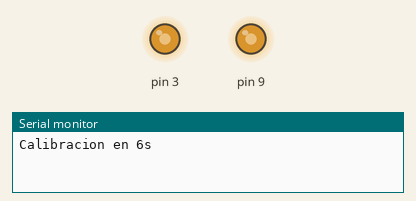
The sketch below on a simulated Arduino Uno, built with avr-gcc and run on an emulated ATmega328P. Parts: output pins drawn as LEDs (lit = HIGH), the last lines printed to the serial monitor.

Above: at 0.1 s.
At 28.2 s:
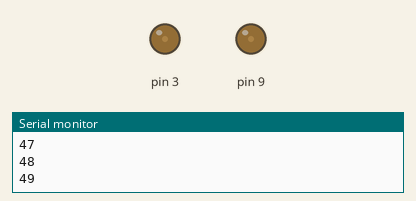
Timing chart, 0 to 40.0 s (numbered marks = the images above):
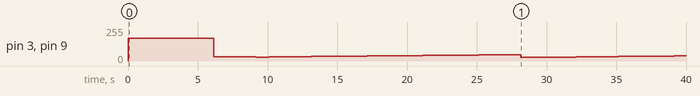

Measured:
- by itself, pin 3, pin 9: 0/255 → 170/255 at 0.00 s, → 31/255 6.1 s later, → 30/255 3.0 s later, → 31/255 1.0 s later, … (30 changes in this stretch)

The sketch:

micro.ino
```cpp
#include <PWM.h>
#define F_CPU 16000000UL

int motor1 = 9;
int motor2 = 3;
int32_t frequency = 24000;

#define MAX 170
#define MIN 30

void setup()
{
  //initialize all timers except for 0, to save time keeping functions
  InitTimersSafe();
  Serial.begin(9600);

  //sets the frequency for the specified pin
  bool success1 = SetPinFrequencySafe(motor1, frequency);
  bool success2 = SetPinFrequencySafe(motor2, frequency);
  //while(!(success1 & success2));

}


void loop()
{
  //use this functions instead of analogWrite on 'initialized' pins
  pwmWrite(motor1, MAX);
  pwmWrite(motor2, MAX);
  Serial.println("Calibracion en 6s");
  delay(6000);

  Serial.println("Empezando calib");

  for (int i = MAX - 1; i > MIN; i--) {
    pwmWrite(motor1, i);
    pwmWrite(motor2, i);
    delay(1);
  }

  /*for (int i = MAX - 1; i > MIN; i--) {
    pwmWrite(motor2, i);
    delay(1);
  }*/

  Serial.println("listo");

  int f = MIN;
  int d = 1;

  delay(3000);
  while(1){
    Serial.println(f);

    pwmWrite(motor1, f);
    pwmWrite(motor2, f);
    f = f + d;
    if (f == MAX-120){
      f = MIN;
      pwmWrite(motor1, f);
      pwmWrite(motor2, f);
      delay(3000);
      f = MIN + 1;
    }
    delay(1000);

  }
}
```
